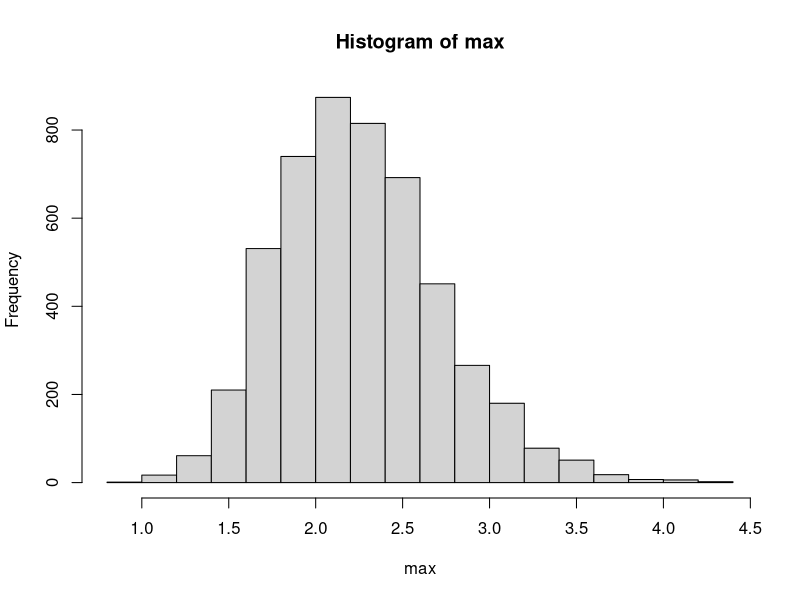
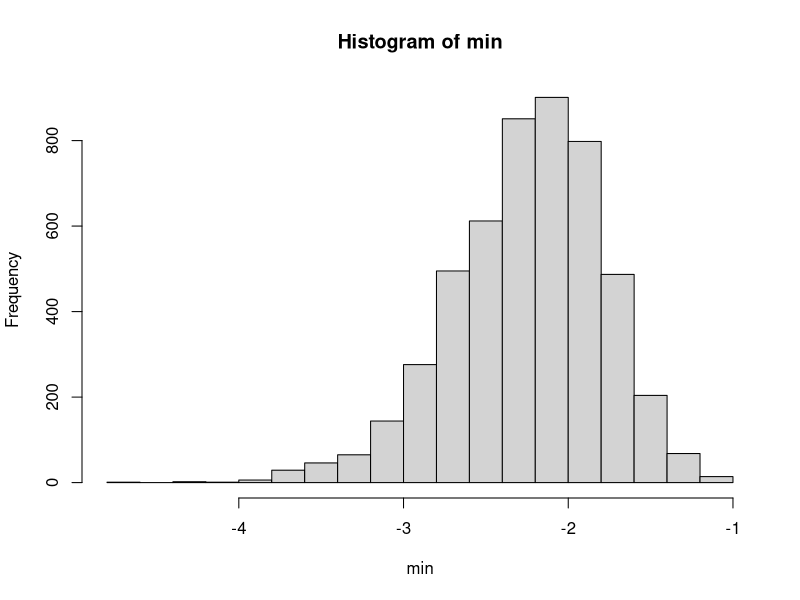
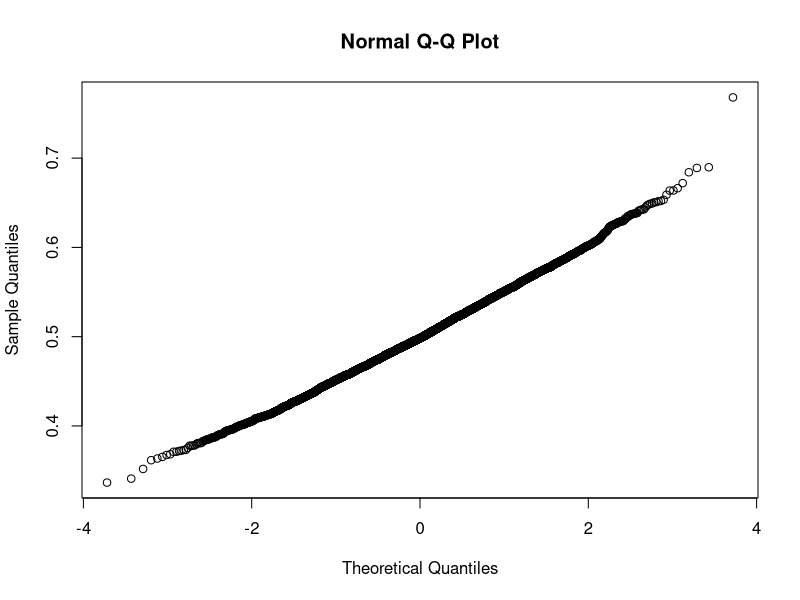

Write the R code that produced these figures, in order.
#16_1
#a
max <- numeric(5000)
for (i in 1:5000) {
  sample <- rnorm(50, mean = 0, sd = 1)
  max[i] <- max(sample)
}
min <- numeric(5000)
for (i in 1:5000) {
  sample <- rnorm(50, mean = 0, sd = 1)
  min[i] <- min(sample)
}
hist(max)
hist(min)

#16_2
#a
means <- numeric(5000)
for (i in 1:5000) {
  sample <- rexp(100,2)
  means[i] <- mean(sample)
}
qqnorm(means)

